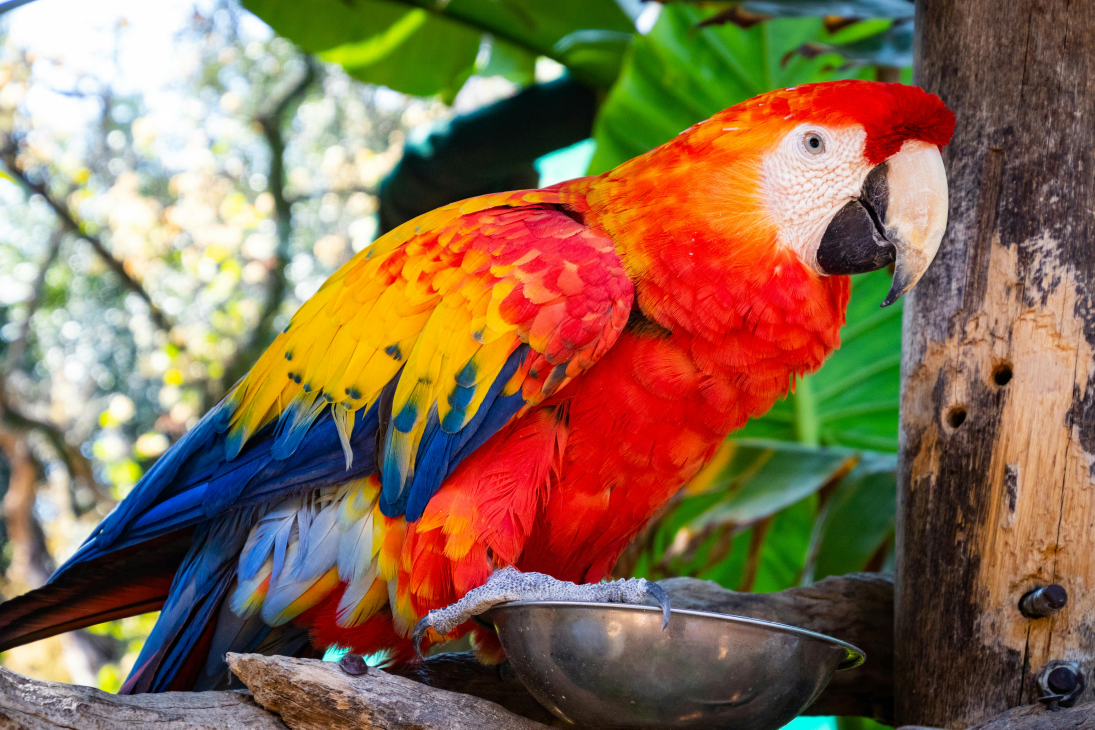
#> input picture parrott.jpg, 5472 x 3648 px (shown at 1/5 size)
$ jupyter execute --allow-errors 03-Histogram-Equalization.ipynb
#> lines starting #> are read from the running program, lines starting #| are printed output that depends on the picture
# Ex. No: 03
# Histogram of an Images

**Name:** SANJAY M    **Reg. No:** 212223230187

[cell 1]
import cv2
import numpy as np
import matplotlib.pyplot as plt

Histogram Equalization for Grayscale Images

[cell 2]
# Read the image in grayscale format.

img = cv2.imread('parrott.jpg', cv2.IMREAD_GRAYSCALE)
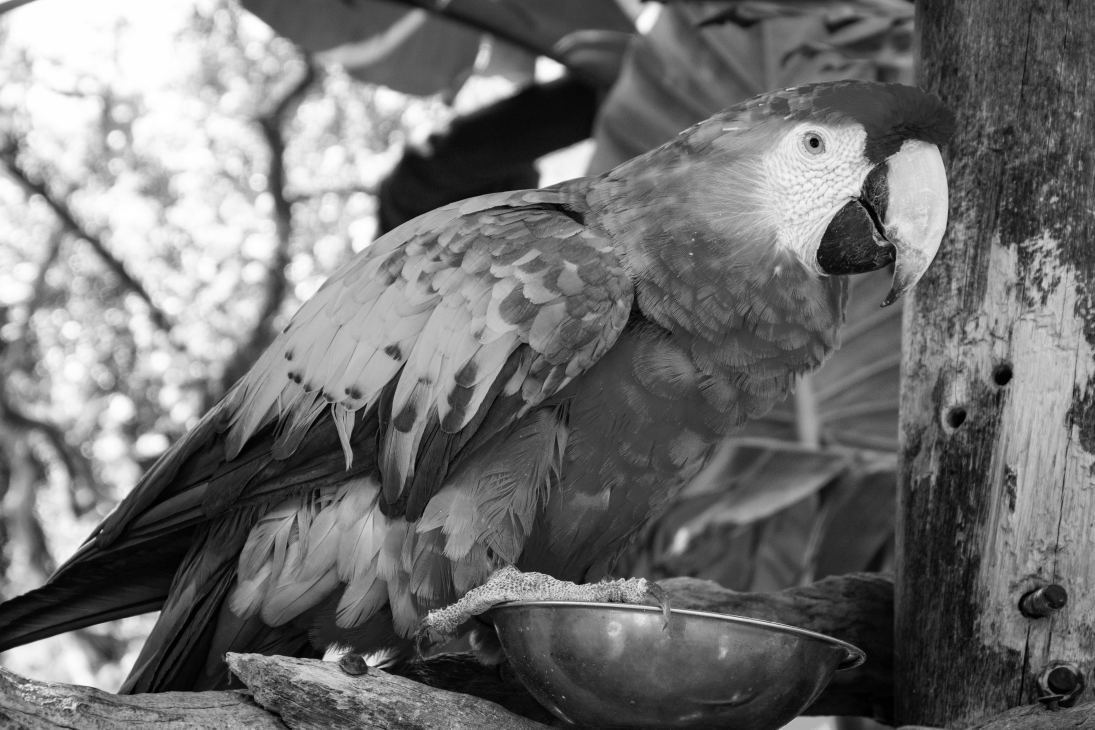
#> img: shape (3648, 5472) (shown at 1/5 size); min 0, max 255, mean 113.3

[cell 3]
# Display the images.
plt.imshow(img, cmap='gray')
plt.title('Original Image')
plt.show()

[cell 4]
img = cv2.imread('parrott.jpg', cv2.IMREAD_GRAYSCALE)
assert img is not None, "Image not found or unable to load!"

[cell 5]
# Display the images
plt.hist(img.ravel(),256,range = [0, 256]);
plt.title('Original Image')
plt.show()
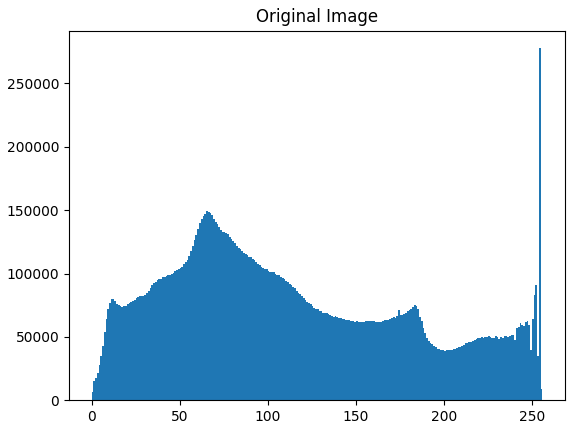
#> figure drawn by matplotlib, 1 panel; tallest bar 277854 high, from x = 254 to 255

[cell 6]
# Equalize histogram
img_eq = cv2.equalizeHist(img)
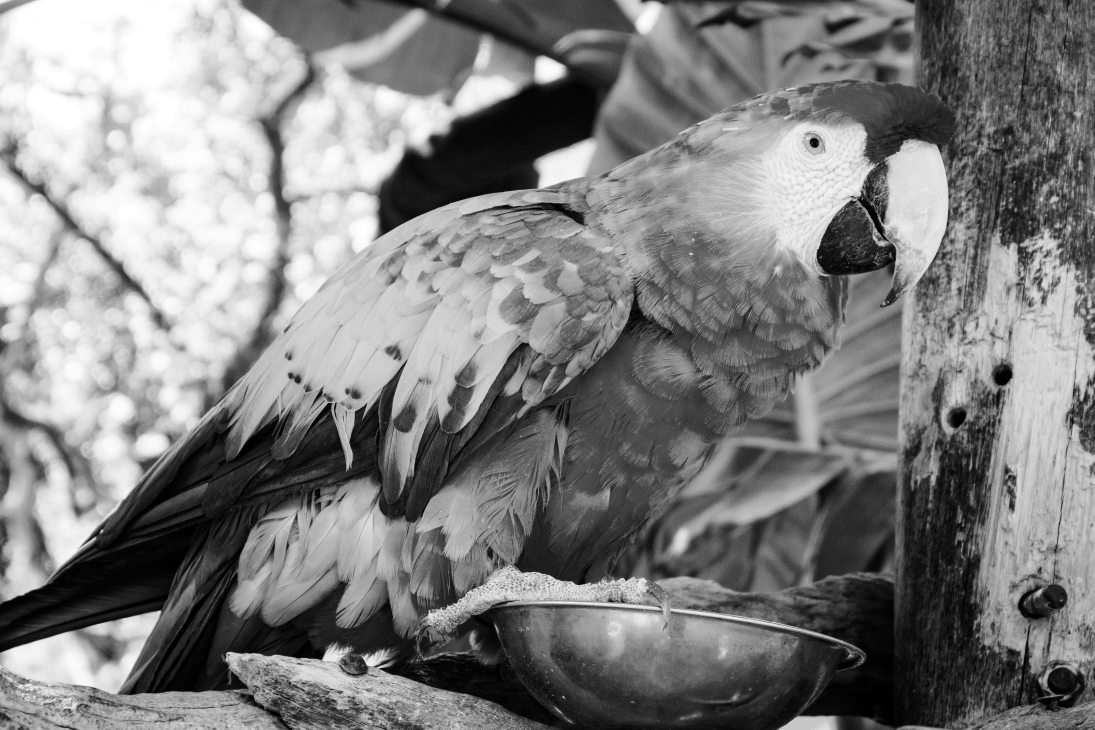
#> img_eq: shape (3648, 5472) (shown at 1/5 size); min 0, max 255, mean 128

[cell 7]
# Display the images.
plt.hist(img_eq.ravel(), 256, range = [0, 256])
plt.title('Equalized Histogram')
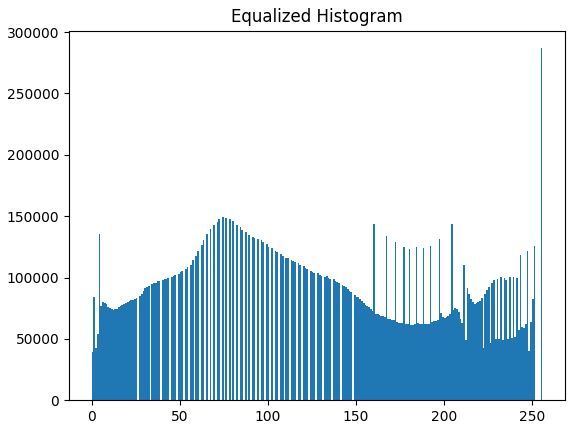
#> figure drawn by matplotlib, 1 panel; tallest bar 286923 high, from x = 255 to 256

[cell 8]
# Display the images.
plt.imshow(img_eq, cmap='gray')
plt.title('Original Image')
plt.show()

# Histogram Equalization for Color Images

* WORKFLOW
- Tranform the image to HSV colorspace.
- Perform histogram equalization only on the V channel.
- Transform the image back to RGB colorspace.

[cell 9]
# Read the color image.
img = cv2.imread('parrott.jpg', cv2.IMREAD_COLOR)
#> img is the input picture: shape (3648, 5472, 3); mean B, G, R 81.5, 108.1, 136

[cell 10]
# Convert to HSV.
img_hsv = cv2.cvtColor(img, cv2.COLOR_BGR2HSV)
#> img_hsv: shape (3648, 5472, 3); mean H, S, V 49, 135.4, 152.7

[cell 11]
# Perform histogram equalization only on the V channel, for value intensity.
img_hsv[:,:,2] = cv2.equalizeHist(img_hsv[:, :, 2])
#> img_hsv: shape (3648, 5472, 3); mean H, S, V 49, 135.4, 128.2

[cell 12]
# Convert back to BGR format.
img_eq = cv2.cvtColor(img_hsv, cv2.COLOR_HSV2BGR)
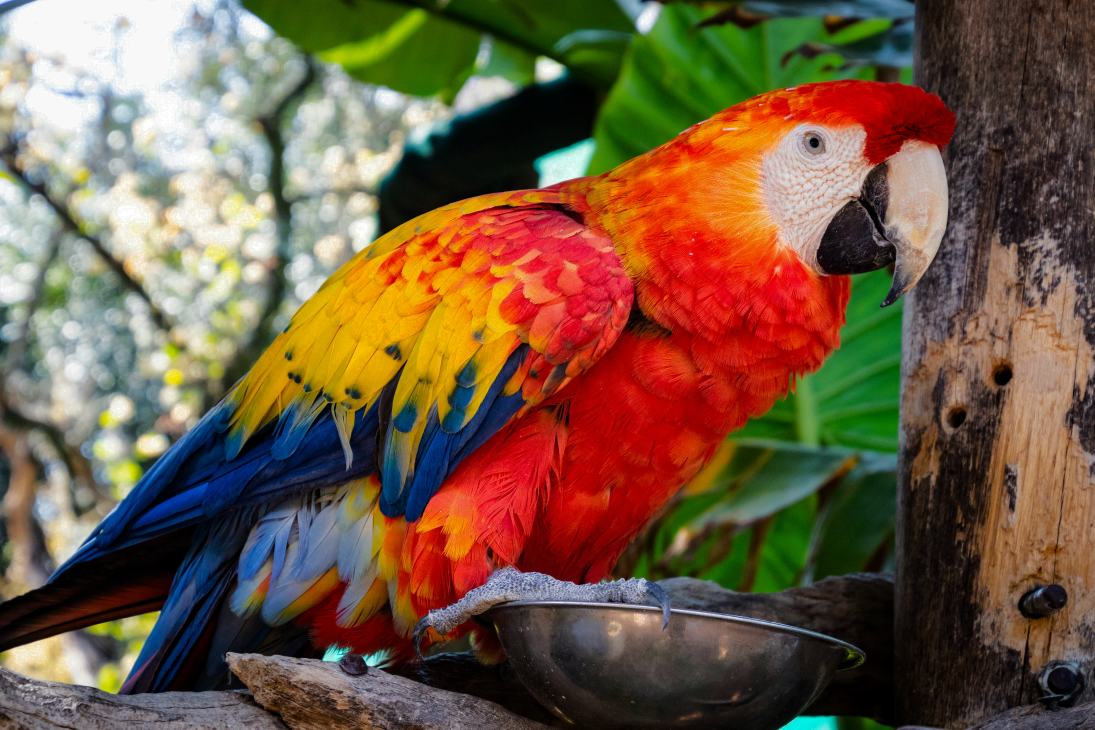
#> img_eq: shape (3648, 5472, 3) (shown at 1/5 size); mean B, G, R 67.6, 90.1, 114.9

#> (a cell that did not finish here is left out)

[cell 14]
plt.hist(img_eq.ravel(),256,range = [0, 256]); plt.title('Histogram Equalized');plt.show()
#> after `plt.hist(img_eq.ravel(), 256, range=[0, 256])`:
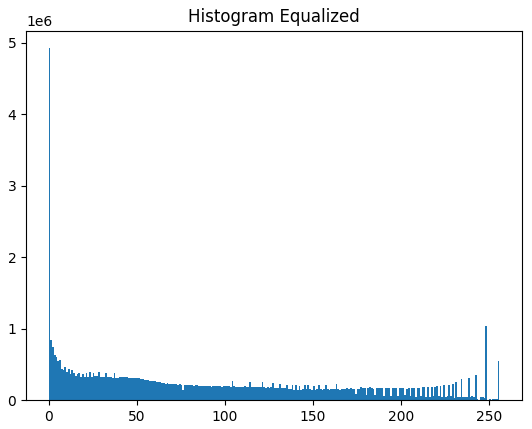
#> figure drawn by matplotlib, 1 panel; tallest bar 4924634 high, from x = 0 to 1

[cell 15]
# Display the images.
#plt.figure(figsize = (20,10))
plt.subplot(221); plt.imshow(img[:, :, ::-1]); plt.title('Original Color Image')
plt.subplot(222); plt.imshow(img_eq[:, :, ::-1]); plt.title('Equalized Image')
plt.subplot(223); plt.hist(img.ravel(),256,range = [0, 256]); plt.title('Original Image')
plt.subplot(224); plt.hist(img_eq.ravel(),256,range = [0, 256]); plt.title('Histogram Equalized');plt.show()
#> after `plt.subplot(224)`:
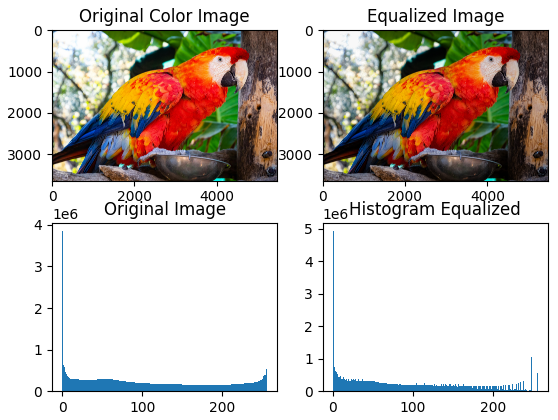
#> figure drawn by matplotlib, 4 panels; panel 3: tallest bar 3847465 high, from x = 0 to 1; panel 4: tallest bar 4924634 high, from x = 0 to 1

[cell 16]
# Display the histograms.
plt.figure(figsize = [15,4])
plt.subplot(121); plt.hist(img.ravel(),256,range = [0, 256]); plt.title('Original Image')
plt.subplot(122); plt.hist(img_eq.ravel(),256,range = [0, 256]); plt.title('Histogram Equalized')
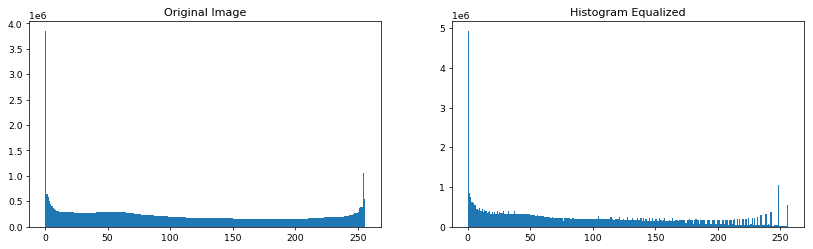
#> figure drawn by matplotlib, 2 panels; panel 1: tallest bar 3847465 high, from x = 0 to 1; panel 2: tallest bar 4924634 high, from x = 0 to 1
